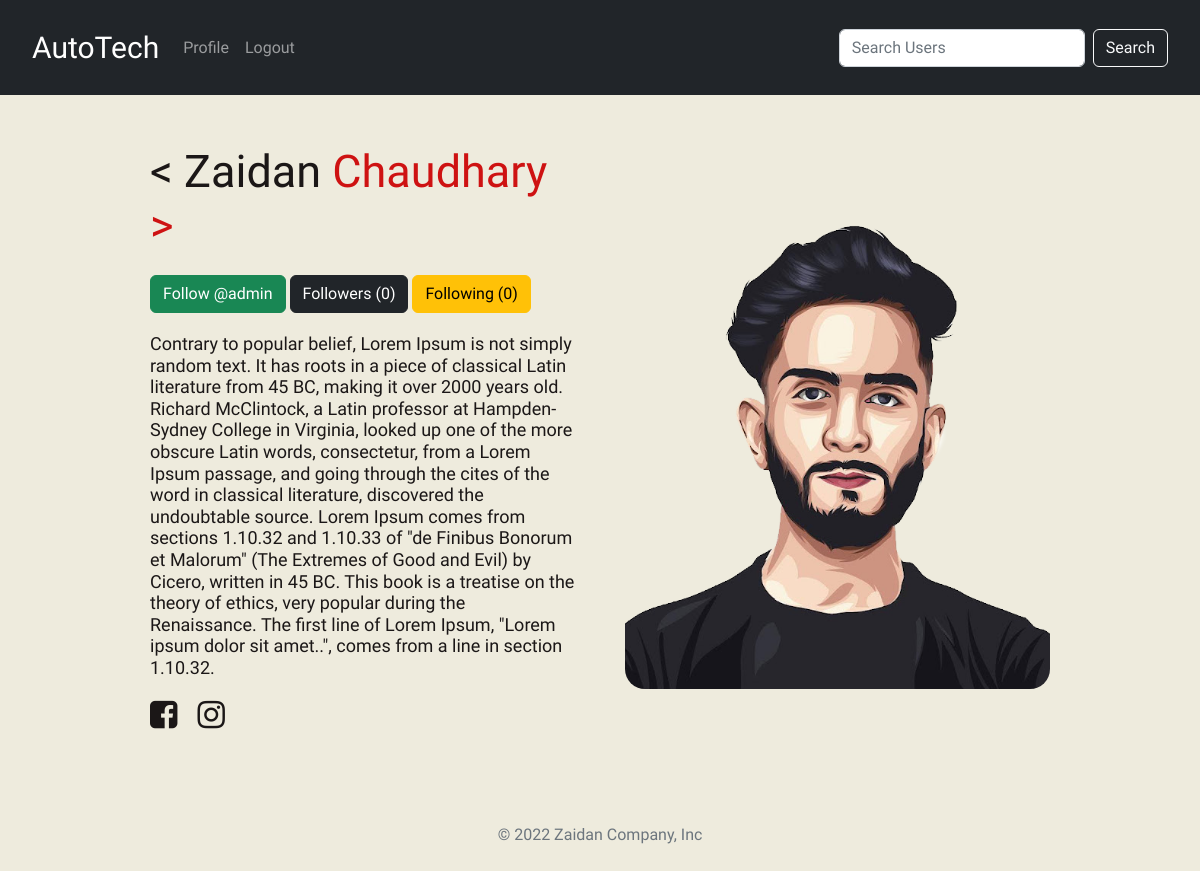
The page /profile/admin-zaidan (signed in) on the database its author committed.
### userProfile/models.py (models this page shows, shortened)
class User(AbstractUser):
    userDisplay = models.ImageField(upload_to=upload_profile_perUser)
    userBio = models.TextField(blank=True, null=True, default="No Bio Yet...")
    userGender = models.CharField(max_length=6, choices=GENDER_CHOICES)
    userInsta = models.TextField(blank=True, null=True)
    userFacebook = models.TextField(blank=True, null=True)
    slug = models.SlugField(null=True, blank=True)

### userProfile/views.py (the view)
# urls.py: path("<slug:slug>", views.profileHome, name="profileHome"),
@login_required(login_url="loginUser")
def profileHome(request, slug):
    user = User.objects.get(slug=slug)
    followers = Follow.objects.followers(user)
    followings = Follow.objects.following(user)
    if user in Follow.objects.following(request.user):
        exists = True
    else:
        exists = False
    context = {
        "user": user,
        "exists": exists,
        "followers": followers,
        "followings": followings,
    }
    return render(request, "profile/profile.html", context)

### templates/profile/profile.html
{% extends 'base.html' %}
{% block content %}
<section class="hero">
  <div class="portfolio-heading">
    <h1 class="portfolio-title">
      < {{user.first_name}} <span>{{user.last_name}} ></span>
    </h1>
    {% if user.slug == request.user.slug %}
    <a href='{% url 'updateUser' %}' class="btn btn-danger">Update Profile</a>
    <a href='{% url 'followers' request.user.slug %}' class="btn btn-dark">My Followers ({{followers|length}})</a>
    <a href='{% url 'following' request.user.slug %}' class="btn btn-warning">My Following ({{followings|length}})</a>
    {% else %}
    {% if exists == False %}
    <a class='btn btn-success' href="{% url 'addFollowing' user.id %}">Follow @{{user.username}}</a>
    {% else %}
    <a class='btn btn-danger' href="{% url 'removeFollowing' user.id %}">Unfollow</a>
    {% endif %}
    <a href='{% url 'followers' user.slug %}' class="btn btn-dark">Followers
      ({{followers|length}})</a>
    <a href='{% url 'following' user.slug%}' class="btn btn-warning">Following
      ({{followings|length}})</a>
    {% endif %}
    <p class="portfolio-desc">{{user.userBio}}</p>
    <div class="social-links">
      {% if user.userFacebook %}
      <a target="_blank" href="{{user.userFacebook}}"><i class="social-btn  fa fa-facebook-square fa-2x"
          aria-hidden="true"></i></a>
      {% endif %}
      {% if user.userInsta %}
      <a target="_blank" href="{{user.userInsta}}"><i class="social-btn  fa fa-instagram fa-2x"
          aria-hidden="true"></i></a>
      {% endif %}
    </div>
  </div>
  <img src="{{user.userDisplay.url}}" alt="userProfile">
</section>
{% endblock content %}

### static/css/styles.css (style rules this page uses)
* { margin: 0; padding: 0; box-sizing: border-box; }
body { font-family: 'Raleway', sans-serif; color: #1B1717; background-color: #EEEBDD; }
a { color: #1B1717; text-decoration: none; }
.hero { padding: 50px 150px; display: grid; grid-template-columns: repeat(2, 1fr); place-items: center; gap: 50px; }
.hero img { width: 100%; height: 500px; object-fit: cover; border-radius: 20px; }
.portfolio-title { font-size: 45px; margin-bottom: 22px; }
.portfolio-desc { line-height: 1.2; font-size: 18px; margin: 20px 0; }
.portfolio-title span { color: #CE1212; }
.social-links { gap: 20px; display: flex; align-items: center; }
.social-btn { transition: color 0.3s; }

### rows shown on the page
User: first_name "Zaidan", last_name "Chaudhary", username "admin", userBio "Contrary to popular belief, Lorem Ipsum is not simply random text. It has roots in a piece of classical Latin literature from 45 BC, making it over 2000 years old. Richard McClintock, a Latin professor at Hampden-Sydney College in Virginia, looked up one of the more obscure Latin words, consectetur, from a Lorem Ipsum passage, and going through the cites of the word in classical literature, discovered the undoubtable source. Lorem Ipsum comes from sections 1.10.32 and 1.10.33 of \"de Finibus Bonorum et Malorum\" (The Extremes of Good and Evil) by Cicero, written in 45 BC. This book is a treatise on the theory of ethics, very popular during the Renaissance. The first line of Lorem Ipsum,…", userDisplay (picture)

### other values the page prints
{{ followers|length }} "0"
{{ followings|length }} "0"
